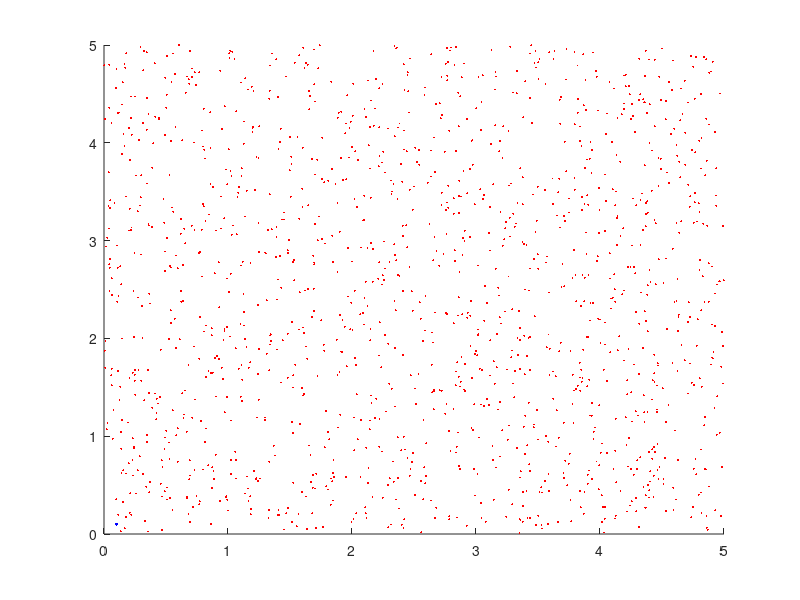

MATLAB code for this plot: (Note: this script raises an error after producing the figure.)
h = figure;

xlim([0 6])
ylim([0 6])

axis tight manual % this ensures that getframe() returns a consistent size
filename = 'testAnimated.gif';

auxim_list= rand(1500,2)*5
vein_nodes=[[0.1 0.1]];

scatter(vein_nodes(:,1),vein_nodes(:,2),5,'b','filled')
hold on
scatter(auxim_list(:,1),auxim_list(:,2),2,'r','filled')
hold on

for j = 1:60
    
[vein_index,dist_vein]  = dsearchn(vein_nodes,auxim_list)

[b,m1,n1] = unique(vein_index,'first');
[c1,d1] =sort(m1);
b = b(d1);

disp('vein_index,vein_repeat')
disp(vein_index)
disp(b)

new_nodes = [];


    for i = 1:length(b)

        D = 0.1;

        vein_pointer = b(i)

        X = find(vein_index == vein_pointer);
        local_auxim = auxim_list(X,:);

        n_vect = sum((local_auxim - vein_nodes(vein_pointer,:))/(norm(local_auxim - vein_nodes(vein_pointer,:))),1)

        disp('vein pointypoint')
        disp(vein_nodes(vein_pointer,:))

        new_node = vein_nodes(vein_pointer,:) + D*(n_vect/norm(n_vect));

        new_nodes = [new_nodes;new_node];
        
        if j == 1
            disp('pass')
        else
        
            plotter_point = vein_nodes(vein_pointer,:)
            plot([plotter_point(:,1),new_node(:,1)],[plotter_point(:,2),new_node(:,2)])
       

        end
        
    end
    
                drawnow 
            frame = getframe(1);
            im = frame2im(frame);
            [imind,cm] = rgb2ind(im,256);
            outfile = 'leaf_pattern.gif';

            % On the first loop, create the file. In subsequent loops, append.
            if j==1
                imwrite(imind,cm,outfile,'gif','DelayTime',0,'loopcount',inf);
            else
                imwrite(imind,cm,outfile,'gif','DelayTime',0,'writemode','append');
            end
        
    vein_nodes = [vein_nodes;new_nodes];
        
    end

      

